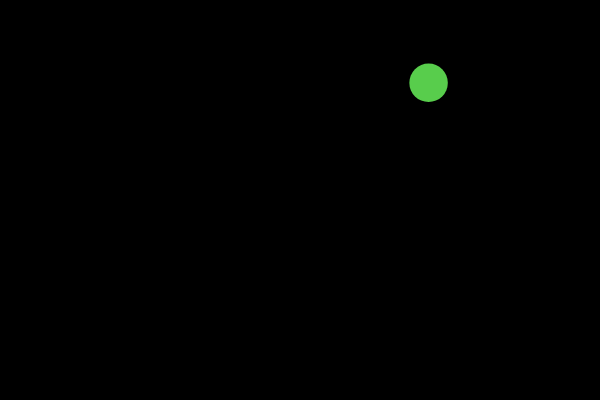
Frame 1 (no input)
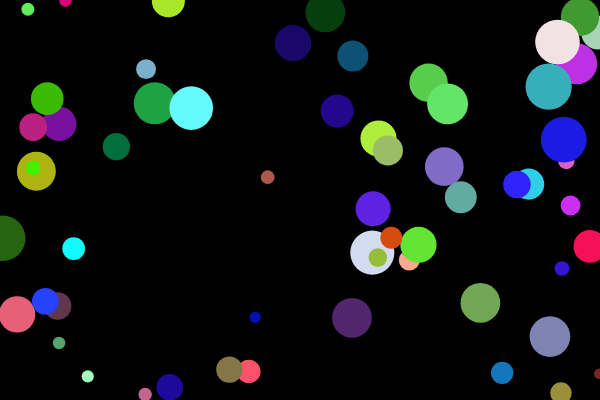
Frame 60 (no input)
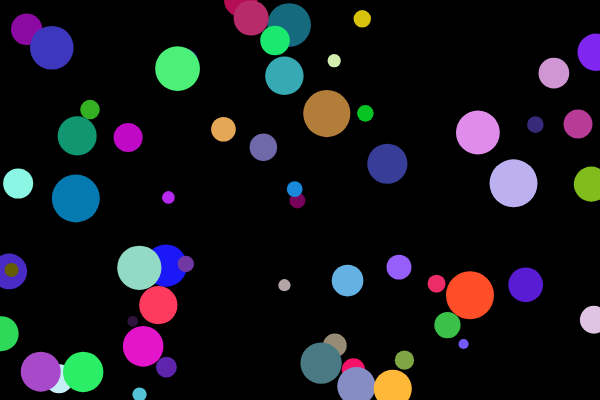
Frame 120 (the mouse pressed at the canvas centre since frame 60)

The p5.js sketch that drew these frames (run headless with seeded random() and noise() and a simulated clock; from frame 60 on, the mouse is pressed at the canvas centre):

// p5.js sketch
// ── sketch.js
var spot = {
    x: 100,
    y: 50,
    size: 24
};

var col = {
    r: 255,
    g: 0,
    b: 0
}
function setup() {
    createCanvas(600, 400);
    background(0);
}

function draw() {
    // random spot values
    spot.x = random(0, width);
    spot.y = random(0, height);
    spot.size = random(10,48);
    // random spot colors
    col.r = random(0, 255);
    col.g = random(0, 255);
    col.b = random(0, 255);

    noStroke();
    fill(col.r, col.g, col.b);
    ellipse(spot.x, spot.y, spot.size, spot.size);
}

function mousePressed() {
    background(0);
}
